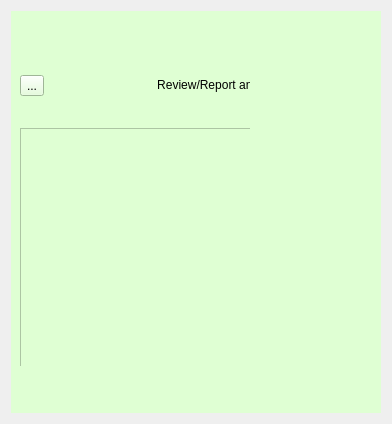
<?xml version="1.0" encoding="UTF-8"?>
<ui version="4.0">
 <class>profile</class>
 <widget class="QDialog" name="profile">
  <property name="geometry">
   <rect>
    <x>0</x>
    <y>0</y>
    <width>392</width>
    <height>424</height>
   </rect>
  </property>
  <property name="sizePolicy">
   <sizepolicy hsizetype="Minimum" vsizetype="Preferred">
    <horstretch>0</horstretch>
    <verstretch>0</verstretch>
   </sizepolicy>
  </property>
  <property name="windowTitle">
   <string>Dialog</string>
  </property>
  <layout class="QGridLayout" name="gridLayout_7">
   <item row="0" column="0">
    <widget class="QWidget" name="widget" native="true">
     <property name="styleSheet">
      <string notr="true">font: 600 14pt &quot;Segoe UI&quot;;
background-color: rgb(223, 255, 211);
radius:6px;
color: rgb(0, 0, 0);

</string>
     </property>
     <layout class="QVBoxLayout" name="verticalLayout_2">
      <item>
       <widget class="QStackedWidget" name="stackedWidget">
        <property name="sizePolicy">
         <sizepolicy hsizetype="Fixed" vsizetype="Fixed">
          <horstretch>0</horstretch>
          <verstretch>0</verstretch>
         </sizepolicy>
        </property>
        <property name="minimumSize">
         <size>
          <width>0</width>
          <height>0</height>
         </size>
        </property>
        <property name="currentIndex">
         <number>4</number>
        </property>
        <widget class="QWidget" name="page">
         <layout class="QVBoxLayout" name="verticalLayout">
          <item>
           <layout class="QVBoxLayout" name="verticalLayout_3">
            <item>
             <widget class="QLabel" name="label_2">
              <property name="sizePolicy">
               <sizepolicy hsizetype="Ignored" vsizetype="Fixed">
                <horstretch>0</horstretch>
                <verstretch>0</verstretch>
               </sizepolicy>
              </property>
              <property name="text">
               <string>&lt;html&gt;&lt;head/&gt;&lt;body&gt;&lt;p align=&quot;center&quot;&gt;HELLO USERNAME!!&lt;/p&gt;&lt;/body&gt;&lt;/html&gt;</string>
              </property>
             </widget>
            </item>
           </layout>
          </item>
          <item>
           <layout class="QGridLayout" name="gridLayout_2">
            <item row="0" column="0">
             <widget class="QToolButton" name="toolButton_1">
              <property name="sizePolicy">
               <sizepolicy hsizetype="Preferred" vsizetype="Preferred">
                <horstretch>0</horstretch>
                <verstretch>0</verstretch>
               </sizepolicy>
              </property>
              <property name="minimumSize">
               <size>
                <width>0</width>
                <height>40</height>
               </size>
              </property>
              <property name="maximumSize">
               <size>
                <width>40</width>
                <height>40</height>
               </size>
              </property>
              <property name="styleSheet">
               <string notr="true">
    border: none;           
    padding: 0px;                 
    background: transparent;     
    border-radius: 16px;  
  outline: none;               
    </string>
              </property>
              <property name="text">
               <string>...</string>
              </property>
             </widget>
            </item>
            <item row="0" column="1">
             <spacer name="horizontalSpacer">
              <property name="orientation">
               <enum>Qt::Orientation::Horizontal</enum>
              </property>
              <property name="sizeType">
               <enum>QSizePolicy::Policy::Maximum</enum>
              </property>
              <property name="sizeHint" stdset="0">
               <size>
                <width>40</width>
                <height>20</height>
               </size>
              </property>
             </spacer>
            </item>
            <item row="0" column="3">
             <widget class="QToolButton" name="about">
              <property name="sizePolicy">
               <sizepolicy hsizetype="Fixed" vsizetype="Preferred">
                <horstretch>0</horstretch>
                <verstretch>0</verstretch>
               </sizepolicy>
              </property>
              <property name="minimumSize">
               <size>
                <width>0</width>
                <height>0</height>
               </size>
              </property>
              <property name="maximumSize">
               <size>
                <width>16777215</width>
                <height>16777215</height>
               </size>
              </property>
              <property name="styleSheet">
               <string notr="true">
    border: none;           
    padding: 0px;                 
    background: transparent;     
    border-radius: 16px;  
  outline: none;               
    </string>
              </property>
              <property name="text">
               <string>...</string>
              </property>
             </widget>
            </item>
            <item row="0" column="2">
             <widget class="QLabel" name="about_2">
              <property name="text">
               <string>&lt;html&gt;&lt;head/&gt;&lt;body&gt;&lt;p&gt;About your profile&lt;/p&gt;&lt;/body&gt;&lt;/html&gt;</string>
              </property>
             </widget>
            </item>
           </layout>
          </item>
          <item>
           <layout class="QGridLayout" name="gridLayout_4">
            <item row="0" column="1">
             <spacer name="horizontalSpacer_2">
              <property name="orientation">
               <enum>Qt::Orientation::Horizontal</enum>
              </property>
              <property name="sizeType">
               <enum>QSizePolicy::Policy::Maximum</enum>
              </property>
              <property name="sizeHint" stdset="0">
               <size>
                <width>40</width>
                <height>20</height>
               </size>
              </property>
             </spacer>
            </item>
            <item row="0" column="0">
             <widget class="QToolButton" name="toolButton_2">
              <property name="sizePolicy">
               <sizepolicy hsizetype="Preferred" vsizetype="Preferred">
                <horstretch>0</horstretch>
                <verstretch>0</verstretch>
               </sizepolicy>
              </property>
              <property name="minimumSize">
               <size>
                <width>40</width>
                <height>40</height>
               </size>
              </property>
              <property name="maximumSize">
               <size>
                <width>40</width>
                <height>40</height>
               </size>
              </property>
              <property name="styleSheet">
               <string notr="true">
    border: none;           
    padding: 0px;                 
    background: transparent;     
    border-radius: 16px;  
  outline: none;               
    </string>
              </property>
              <property name="text">
               <string>...</string>
              </property>
             </widget>
            </item>
            <item row="0" column="3">
             <widget class="QToolButton" name="edit">
              <property name="styleSheet">
               <string notr="true">
    border: none;           
    padding: 0px;                 
    background: transparent;     
    border-radius: 16px;  
  outline: none;               
    </string>
              </property>
              <property name="text">
               <string>...</string>
              </property>
             </widget>
            </item>
            <item row="0" column="2">
             <widget class="QLabel" name="edit_2">
              <property name="text">
               <string>&lt;html&gt;&lt;head/&gt;&lt;body&gt;&lt;p&gt;Edit your Profile&lt;/p&gt;&lt;/body&gt;&lt;/html&gt;</string>
              </property>
             </widget>
            </item>
           </layout>
          </item>
          <item>
           <layout class="QGridLayout" name="gridLayout_6">
            <item row="0" column="3">
             <widget class="QToolButton" name="privacy">
              <property name="styleSheet">
               <string notr="true">
    border: none;           
    padding: 0px;                 
    background: transparent;     
    border-radius: 16px;  
  outline: none;               
    
</string>
              </property>
              <property name="text">
               <string>...</string>
              </property>
             </widget>
            </item>
            <item row="0" column="2">
             <widget class="QLabel" name="privacy_2">
              <property name="text">
               <string>&lt;html&gt;&lt;head/&gt;&lt;body&gt;&lt;p&gt;Privacy policy&lt;/p&gt;&lt;/body&gt;&lt;/html&gt;</string>
              </property>
             </widget>
            </item>
            <item row="0" column="0">
             <widget class="QToolButton" name="toolButton_3">
              <property name="sizePolicy">
               <sizepolicy hsizetype="Preferred" vsizetype="Preferred">
                <horstretch>0</horstretch>
                <verstretch>0</verstretch>
               </sizepolicy>
              </property>
              <property name="minimumSize">
               <size>
                <width>0</width>
                <height>40</height>
               </size>
              </property>
              <property name="maximumSize">
               <size>
                <width>40</width>
                <height>16777215</height>
               </size>
              </property>
              <property name="styleSheet">
               <string notr="true">
    border: none;           
    padding: 0px;                 
    background: transparent;     
    border-radius: 16px;  
  outline: none;               
    </string>
              </property>
              <property name="text">
               <string>...</string>
              </property>
             </widget>
            </item>
            <item row="0" column="1">
             <spacer name="horizontalSpacer_3">
              <property name="orientation">
               <enum>Qt::Orientation::Horizontal</enum>
              </property>
              <property name="sizeType">
               <enum>QSizePolicy::Policy::Maximum</enum>
              </property>
              <property name="sizeHint" stdset="0">
               <size>
                <width>40</width>
                <height>20</height>
               </size>
              </property>
             </spacer>
            </item>
           </layout>
          </item>
          <item>
           <layout class="QGridLayout" name="gridLayout_5">
            <item row="0" column="2">
             <widget class="QLabel" name="label_28">
              <property name="text">
               <string>&lt;html&gt;&lt;head/&gt;&lt;body&gt;&lt;p&gt;Report an issue&lt;/p&gt;&lt;/body&gt;&lt;/html&gt;</string>
              </property>
             </widget>
            </item>
            <item row="0" column="3">
             <widget class="QToolButton" name="report">
              <property name="styleSheet">
               <string notr="true">
    border: none;           
    padding: 0px;                 
    background: transparent;     
    border-radius: 16px;  
  outline: none;               
    </string>
              </property>
              <property name="text">
               <string>...</string>
              </property>
             </widget>
            </item>
            <item row="0" column="0">
             <widget class="QToolButton" name="toolButton_4">
              <property name="sizePolicy">
               <sizepolicy hsizetype="Preferred" vsizetype="Preferred">
                <horstretch>0</horstretch>
                <verstretch>0</verstretch>
               </sizepolicy>
              </property>
              <property name="minimumSize">
               <size>
                <width>0</width>
                <height>40</height>
               </size>
              </property>
              <property name="maximumSize">
               <size>
                <width>40</width>
                <height>16777215</height>
               </size>
              </property>
              <property name="styleSheet">
               <string notr="true">
    border: none;           
    padding: 0px;                 
    background: transparent;     
    border-radius: 16px;  
  outline: none;               
    </string>
              </property>
              <property name="text">
               <string>...</string>
              </property>
             </widget>
            </item>
            <item row="0" column="1">
             <spacer name="horizontalSpacer_4">
              <property name="orientation">
               <enum>Qt::Orientation::Horizontal</enum>
              </property>
              <property name="sizeType">
               <enum>QSizePolicy::Policy::Maximum</enum>
              </property>
              <property name="sizeHint" stdset="0">
               <size>
                <width>40</width>
                <height>20</height>
               </size>
              </property>
             </spacer>
            </item>
           </layout>
          </item>
          <item>
           <layout class="QGridLayout" name="gridLayout_3">
            <item row="0" column="1">
             <widget class="QToolButton" name="toolButton_5">
              <property name="sizePolicy">
               <sizepolicy hsizetype="Preferred" vsizetype="Preferred">
                <horstretch>0</horstretch>
                <verstretch>0</verstretch>
               </sizepolicy>
              </property>
              <property name="minimumSize">
               <size>
                <width>40</width>
                <height>40</height>
               </size>
              </property>
              <property name="maximumSize">
               <size>
                <width>40</width>
                <height>40</height>
               </size>
              </property>
              <property name="styleSheet">
               <string notr="true">
    border: none;           
    padding: 0px;                 
    background: transparent;     
    border-radius: 16px;  
  outline: none;               
    </string>
              </property>
              <property name="text">
               <string>...</string>
              </property>
             </widget>
            </item>
            <item row="0" column="3">
             <widget class="QLabel" name="label_6">
              <property name="text">
               <string>&lt;html&gt;&lt;head/&gt;&lt;body&gt;&lt;p&gt;Switch account&lt;/p&gt;&lt;/body&gt;&lt;/html&gt;</string>
              </property>
             </widget>
            </item>
            <item row="0" column="2">
             <spacer name="horizontalSpacer_5">
              <property name="orientation">
               <enum>Qt::Orientation::Horizontal</enum>
              </property>
              <property name="sizeType">
               <enum>QSizePolicy::Policy::Maximum</enum>
              </property>
              <property name="sizeHint" stdset="0">
               <size>
                <width>40</width>
                <height>20</height>
               </size>
              </property>
             </spacer>
            </item>
           </layout>
          </item>
          <item>
           <layout class="QGridLayout" name="gridLayout">
            <item row="0" column="0">
             <widget class="QToolButton" name="toolButton_6">
              <property name="sizePolicy">
               <sizepolicy hsizetype="Preferred" vsizetype="Preferred">
                <horstretch>0</horstretch>
                <verstretch>0</verstretch>
               </sizepolicy>
              </property>
              <property name="minimumSize">
               <size>
                <width>0</width>
                <height>40</height>
               </size>
              </property>
              <property name="maximumSize">
               <size>
                <width>40</width>
                <height>40</height>
               </size>
              </property>
              <property name="styleSheet">
               <string notr="true">
    border: none;           
    padding: 0px;                 
    background: transparent;     
    border-radius: 16px;  
  outline: none;               
    </string>
              </property>
              <property name="text">
               <string>...</string>
              </property>
             </widget>
            </item>
            <item row="0" column="2">
             <widget class="QLabel" name="label_7">
              <property name="text">
               <string>&lt;html&gt;&lt;head/&gt;&lt;body&gt;&lt;p&gt;Log out&lt;/p&gt;&lt;/body&gt;&lt;/html&gt;</string>
              </property>
             </widget>
            </item>
            <item row="0" column="1">
             <spacer name="horizontalSpacer_6">
              <property name="orientation">
               <enum>Qt::Orientation::Horizontal</enum>
              </property>
              <property name="sizeType">
               <enum>QSizePolicy::Policy::Maximum</enum>
              </property>
              <property name="sizeHint" stdset="0">
               <size>
                <width>40</width>
                <height>20</height>
               </size>
              </property>
             </spacer>
            </item>
           </layout>
          </item>
         </layout>
        </widget>
        <widget class="QWidget" name="page_2">
         <layout class="QGridLayout" name="gridLayout_8">
          <item row="8" column="0" colspan="2">
           <widget class="QLabel" name="label_20">
            <property name="text">
             <string>Date joined</string>
            </property>
           </widget>
          </item>
          <item row="12" column="0" colspan="2">
           <widget class="QLabel" name="label_18">
            <property name="text">
             <string/>
            </property>
           </widget>
          </item>
          <item row="6" column="0" colspan="2">
           <widget class="QLabel" name="label_15">
            <property name="text">
             <string>Email</string>
            </property>
           </widget>
          </item>
          <item row="4" column="0" colspan="2">
           <widget class="QLabel" name="label_14">
            <property name="text">
             <string>Username:</string>
            </property>
           </widget>
          </item>
          <item row="5" column="0" colspan="2">
           <widget class="QLabel" name="label_19">
            <property name="text">
             <string/>
            </property>
           </widget>
          </item>
          <item row="2" column="0" colspan="2">
           <layout class="QGridLayout" name="gridLayout_12">
            <item row="0" column="1">
             <widget class="QLabel" name="label_26">
              <property name="text">
               <string>&lt;html&gt;&lt;head/&gt;&lt;body&gt;&lt;p align=&quot;center&quot;&gt;About You&lt;/p&gt;&lt;/body&gt;&lt;/html&gt;</string>
              </property>
             </widget>
            </item>
            <item row="0" column="0">
             <widget class="QToolButton" name="backButton_1">
              <property name="text">
               <string>...</string>
              </property>
             </widget>
            </item>
           </layout>
          </item>
          <item row="10" column="0" colspan="2">
           <widget class="QLabel" name="label_21">
            <property name="text">
             <string/>
            </property>
           </widget>
          </item>
          <item row="7" column="0" colspan="2">
           <widget class="QLabel" name="label_13">
            <property name="text">
             <string/>
            </property>
           </widget>
          </item>
          <item row="11" column="0" colspan="2">
           <widget class="QLabel" name="label_25">
            <property name="text">
             <string>TextLabel</string>
            </property>
           </widget>
          </item>
          <item row="3" column="0">
           <spacer name="verticalSpacer_3">
            <property name="orientation">
             <enum>Qt::Orientation::Vertical</enum>
            </property>
            <property name="sizeType">
             <enum>QSizePolicy::Policy::Minimum</enum>
            </property>
            <property name="sizeHint" stdset="0">
             <size>
              <width>20</width>
              <height>20</height>
             </size>
            </property>
           </spacer>
          </item>
         </layout>
        </widget>
        <widget class="QWidget" name="page_3">
         <layout class="QGridLayout" name="gridLayout_9">
          <item row="2" column="0">
           <spacer name="verticalSpacer_2">
            <property name="orientation">
             <enum>Qt::Orientation::Vertical</enum>
            </property>
            <property name="sizeType">
             <enum>QSizePolicy::Policy::Maximum</enum>
            </property>
            <property name="sizeHint" stdset="0">
             <size>
              <width>20</width>
              <height>28</height>
             </size>
            </property>
           </spacer>
          </item>
          <item row="1" column="0" colspan="2">
           <layout class="QFormLayout" name="formLayout_2">
            <item row="0" column="1">
             <widget class="QLabel" name="label_17">
              <property name="text">
               <string>&lt;html&gt;&lt;head/&gt;&lt;body&gt;&lt;p align=&quot;center&quot;&gt;Edit Your Profile&lt;/p&gt;&lt;/body&gt;&lt;/html&gt;</string>
              </property>
             </widget>
            </item>
            <item row="0" column="0">
             <widget class="QToolButton" name="backButton_2">
              <property name="sizePolicy">
               <sizepolicy hsizetype="Fixed" vsizetype="Fixed">
                <horstretch>0</horstretch>
                <verstretch>0</verstretch>
               </sizepolicy>
              </property>
              <property name="minimumSize">
               <size>
                <width>0</width>
                <height>0</height>
               </size>
              </property>
              <property name="maximumSize">
               <size>
                <width>16777215</width>
                <height>16777215</height>
               </size>
              </property>
              <property name="text">
               <string>...</string>
              </property>
             </widget>
            </item>
           </layout>
          </item>
          <item row="3" column="0" colspan="2">
           <layout class="QGridLayout" name="gridLayout_13">
            <item row="1" column="0">
             <widget class="QLineEdit" name="user"/>
            </item>
            <item row="0" column="0">
             <widget class="QLabel" name="label_4">
              <property name="text">
               <string>Username</string>
              </property>
             </widget>
            </item>
           </layout>
          </item>
          <item row="7" column="0" rowspan="2" colspan="2">
           <layout class="QFormLayout" name="formLayout">
            <item row="0" column="0">
             <widget class="QLabel" name="label_10">
              <property name="text">
               <string>Password</string>
              </property>
             </widget>
            </item>
            <item row="1" column="0">
             <widget class="QLabel" name="label_9">
              <property name="text">
               <string>Current Password</string>
              </property>
             </widget>
            </item>
            <item row="1" column="1">
             <widget class="QLineEdit" name="current_pass"/>
            </item>
            <item row="2" column="0">
             <widget class="QLabel" name="label_11">
              <property name="text">
               <string>New Password</string>
              </property>
             </widget>
            </item>
            <item row="2" column="1">
             <widget class="QLineEdit" name="new_pass"/>
            </item>
            <item row="3" column="0">
             <widget class="QLabel" name="label_12">
              <property name="text">
               <string>Confirm Password</string>
              </property>
             </widget>
            </item>
            <item row="3" column="1">
             <widget class="QLineEdit" name="confirm_pass"/>
            </item>
           </layout>
          </item>
          <item row="10" column="0">
           <spacer name="horizontalSpacer_7">
            <property name="orientation">
             <enum>Qt::Orientation::Horizontal</enum>
            </property>
            <property name="sizeHint" stdset="0">
             <size>
              <width>40</width>
              <height>20</height>
             </size>
            </property>
           </spacer>
          </item>
          <item row="9" column="1">
           <spacer name="verticalSpacer">
            <property name="orientation">
             <enum>Qt::Orientation::Vertical</enum>
            </property>
            <property name="sizeType">
             <enum>QSizePolicy::Policy::Ignored</enum>
            </property>
            <property name="sizeHint" stdset="0">
             <size>
              <width>20</width>
              <height>40</height>
             </size>
            </property>
           </spacer>
          </item>
          <item row="10" column="1">
           <widget class="QPushButton" name="saveChanges">
            <property name="text">
             <string>Save Changes</string>
            </property>
           </widget>
          </item>
          <item row="4" column="0">
           <spacer name="horizontalSpacer_8">
            <property name="orientation">
             <enum>Qt::Orientation::Horizontal</enum>
            </property>
            <property name="sizeHint" stdset="0">
             <size>
              <width>40</width>
              <height>20</height>
             </size>
            </property>
           </spacer>
          </item>
         </layout>
        </widget>
        <widget class="QWidget" name="page_4">
         <widget class="QWidget" name="gridLayoutWidget">
          <property name="geometry">
           <rect>
            <x>0</x>
            <y>10</y>
            <width>371</width>
            <height>35</height>
           </rect>
          </property>
          <layout class="QGridLayout" name="gridLayout_10">
           <item row="0" column="0">
            <widget class="QToolButton" name="backButton_3">
             <property name="sizePolicy">
              <sizepolicy hsizetype="Fixed" vsizetype="Fixed">
               <horstretch>0</horstretch>
               <verstretch>0</verstretch>
              </sizepolicy>
             </property>
             <property name="minimumSize">
              <size>
               <width>0</width>
               <height>0</height>
              </size>
             </property>
             <property name="maximumSize">
              <size>
               <width>16777215</width>
               <height>16777215</height>
              </size>
             </property>
             <property name="text">
              <string>...</string>
             </property>
            </widget>
           </item>
           <item row="0" column="1">
            <widget class="QLabel" name="label_5">
             <property name="text">
              <string>&lt;html&gt;&lt;head/&gt;&lt;body&gt;&lt;p align=&quot;center&quot;&gt;Privacy Policy&lt;/p&gt;&lt;/body&gt;&lt;/html&gt;</string>
             </property>
            </widget>
           </item>
          </layout>
         </widget>
        </widget>
        <widget class="QWidget" name="page_5">
         <widget class="QPlainTextEdit" name="plainTextEdit">
          <property name="geometry">
           <rect>
            <x>0</x>
            <y>70</y>
            <width>371</width>
            <height>251</height>
           </rect>
          </property>
         </widget>
         <widget class="QLabel" name="label_22">
          <property name="geometry">
           <rect>
            <x>310</x>
            <y>390</y>
            <width>61</width>
            <height>31</height>
           </rect>
          </property>
          <property name="text">
           <string>&lt;html&gt;&lt;head/&gt;&lt;body&gt;&lt;p align=&quot;center&quot;&gt;Send&lt;/p&gt;&lt;/body&gt;&lt;/html&gt;</string>
          </property>
         </widget>
         <widget class="QWidget" name="gridLayoutWidget_2">
          <property name="geometry">
           <rect>
            <x>0</x>
            <y>10</y>
            <width>371</width>
            <height>35</height>
           </rect>
          </property>
          <layout class="QGridLayout" name="gridLayout_11">
           <item row="0" column="0">
            <widget class="QToolButton" name="backButton_4">
             <property name="text">
              <string>...</string>
             </property>
            </widget>
           </item>
           <item row="0" column="1">
            <widget class="QLabel" name="label_8">
             <property name="text">
              <string>&lt;html&gt;&lt;head/&gt;&lt;body&gt;&lt;p align=&quot;center&quot;&gt;Review/Report an issue&lt;/p&gt;&lt;/body&gt;&lt;/html&gt;</string>
             </property>
            </widget>
           </item>
          </layout>
         </widget>
         <widget class="QPushButton" name="pushButton">
          <property name="geometry">
           <rect>
            <x>270</x>
            <y>330</y>
            <width>101</width>
            <height>41</height>
           </rect>
          </property>
          <property name="text">
           <string>Save</string>
          </property>
         </widget>
        </widget>
       </widget>
      </item>
     </layout>
    </widget>
   </item>
  </layout>
 </widget>
 <resources/>
 <connections/>
</ui>
